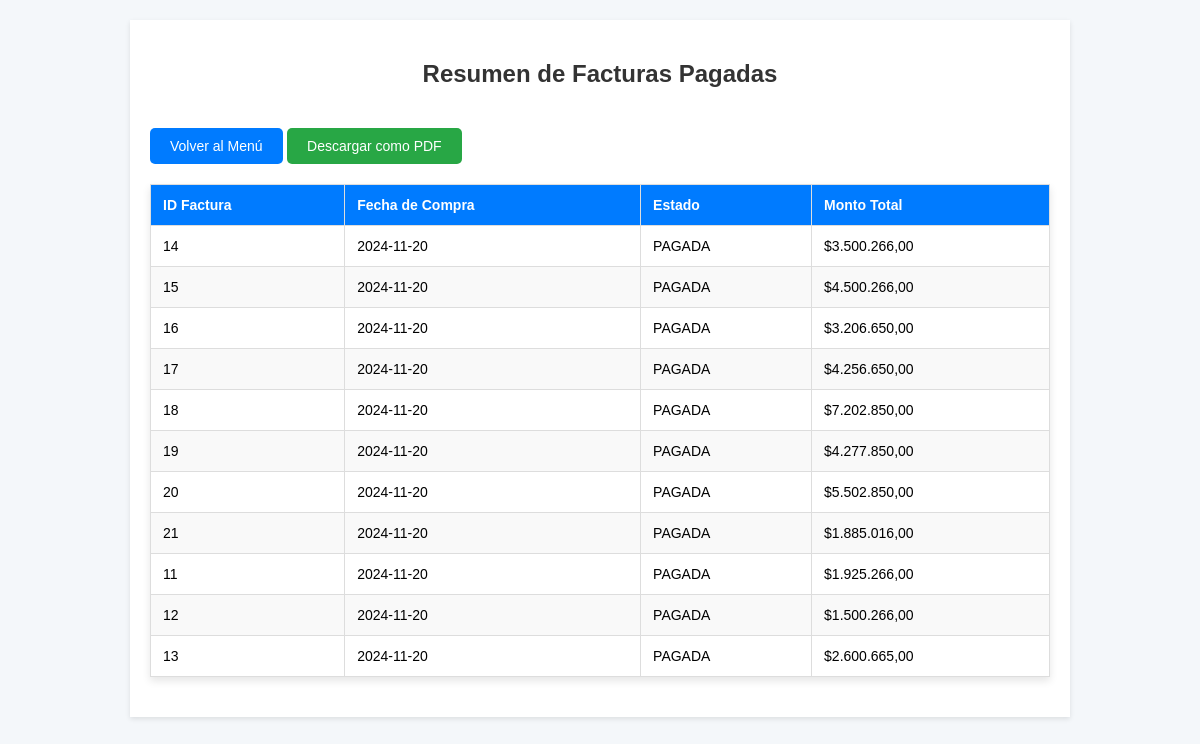
The app's page /resumenFacturasPagadas.php, older data.
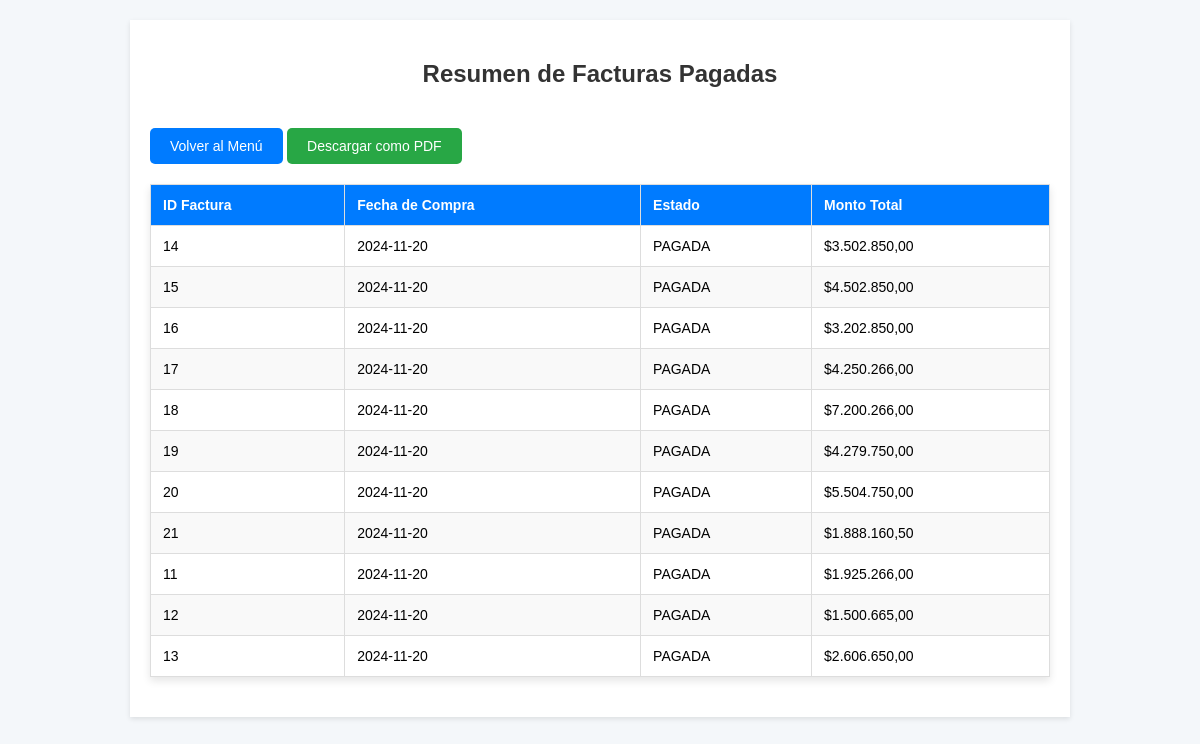
The same page, newer data.
### tables this page shows
CREATE TABLE `factura` (
  `idFactura` int(11) NOT NULL,
  `impuesto` decimal(10,2) DEFAULT NULL,
  `precio` decimal(10,2) DEFAULT NULL,
  `fechaCompra` date DEFAULT NULL,
  `estado` enum('PAGADA','PENDIENTE','CANCELADA') DEFAULT 'PENDIENTE',
  `fechaVencimiento` date DEFAULT NULL,
  `domicilio` varchar(255) DEFAULT NULL,
  `clienteCedula` varchar(20) DEFAULT NULL
);

### resumenFacturasPagadas.php (the view, shortened to what this page needs)
<?php
$servername = "localhost";
$username = "root";
$password = "";
$dbname = "drogueriasconfe";
$conn = new mysqli($servername, $username, $password, $dbname);
$sql = "
    SELECT
        f.idFactura,
        f.fechaCompra,
        f.estado,
        SUM(fv.cantidad * p.precio) + IFNULL(f.impuesto, 0) AS montoTotal
    FROM
        factura f
    JOIN
        facturaventa fv ON f.idFactura = fv.idFactura
    JOIN
        producto p ON fv.idProducto = p.idProducto
    WHERE
        f.fechaCompra BETWEEN '2024-01-01' AND '2024-12-31'  -- Ajusta la fecha según sea necesario
        AND f.estado = 'PAGADA'  -- O puedes cambiar a PENDIENTE, CANCELADA, etc.
    GROUP BY
        f.idFactura
    ORDER BY
        f.fechaCompra DESC
";
$result = $conn->query($sql);
$facturas = [];
if ($result->num_rows > 0) {
    while ($row = $result->fetch_assoc()) {
        $facturas[] = $row;
    }
}
?>
<!DOCTYPE html>
<html lang="es">
<head>
</head>
<body>
    <div class="container">
        <h2>Resumen de Facturas Pagadas</h2>
        <button onclick="window.location.href='reportes.php';">Volver al Menú</button>
        <button id="downloadBtn">Descargar como PDF</button>
        <table id="facturasTable">
            <thead>
                <tr>
                    <th>ID Factura</th>
                    <th>Fecha de Compra</th>
                    <th>Estado</th>
                    <th>Monto Total</th>
                </tr>
            </thead>
            <tbody>
                <?php if (!empty($facturas)) { ?>
                    <?php foreach ($facturas as $factura) { ?>
                        <tr>
                            <td><?php echo $factura['idFactura']; ?></td>
                            <td><?php echo $factura['fechaCompra']; ?></td>
                            <td><?php echo $factura['estado']; ?></td>
                            <td>$<?php echo number_format($factura['montoTotal'], 2, ',', '.'); ?></td>
                        </tr>
                    <?php } ?>
                <?php } else { ?>
                    <tr>
                        <td colspan="4">No hay facturas pagadas para este período.</td>
                    </tr>
                <?php } ?>
            </tbody>
        </table>
    </div>
</body>
</html>

Row changes from the older to the newer data that the page shows:
changed factura id 14: montoTotal "3.500.266,00" → "3.502.850,00"
changed factura id 15: montoTotal "4.500.266,00" → "4.502.850,00"
changed factura id 16: montoTotal "3.206.650,00" → "3.202.850,00"
changed factura id 17: montoTotal "4.256.650,00" → "4.250.266,00"
changed factura id 18: montoTotal "7.202.850,00" → "7.200.266,00"
changed factura id 19: montoTotal "4.277.850,00" → "4.279.750,00"
changed factura id 20: montoTotal "5.502.850,00" → "5.504.750,00"
changed factura id 21: montoTotal "1.885.016,00" → "1.888.160,50"
changed factura id 12: montoTotal "1.500.266,00" → "1.500.665,00"
changed factura id 13: montoTotal "2.600.665,00" → "2.606.650,00"
